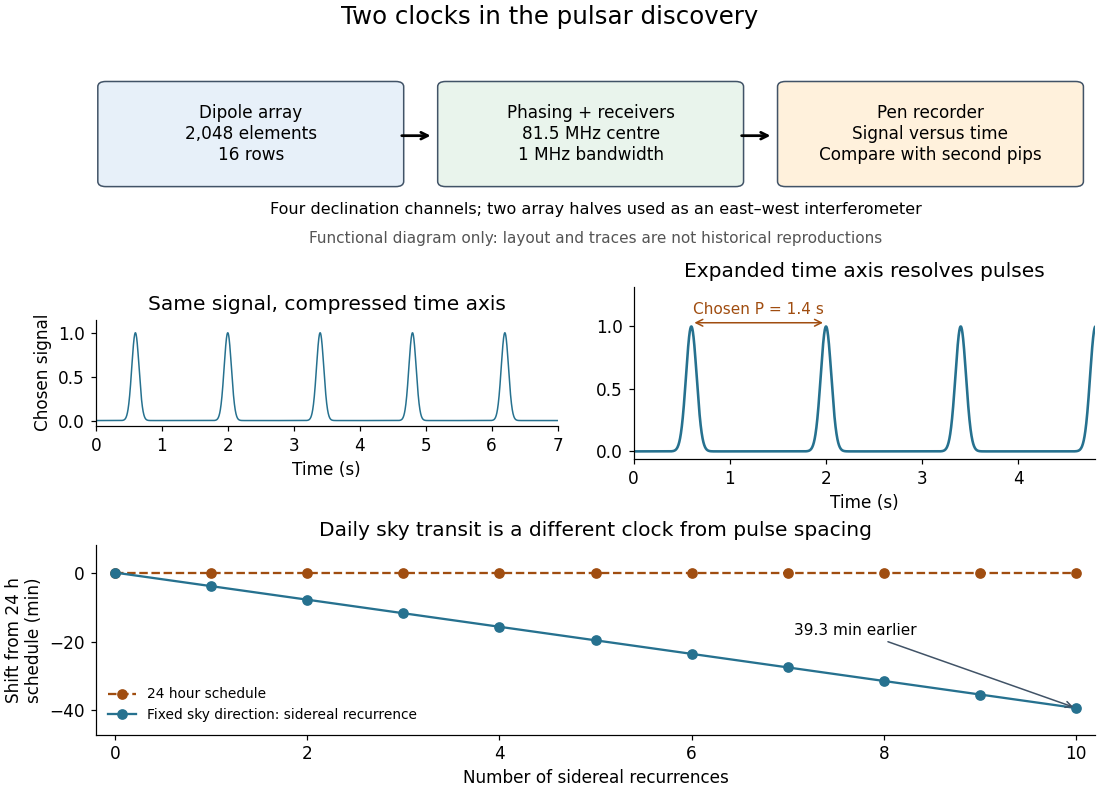

Write the Python code that produced this figure.
"""Original pulsar discovery functional/timing illustration; Python 3.14, NumPy, Matplotlib.

Run from _media: python ../pulsar-discovery-array-timing.py
Synthetic signal only; apparatus values from Hewish et al., Nature 217, 709 (1968).
"""
from pathlib import Path
import matplotlib.pyplot as plt
from matplotlib.patches import FancyBboxPatch
import numpy as np


def main():
    plt.rcParams.update({'font.size': 11, 'axes.spines.top': False, 'axes.spines.right': False})
    fig = plt.figure(figsize=(10, 7.2), facecolor='white', layout='constrained')
    gs = fig.add_gridspec(3, 2, height_ratios=[1.25, 1, 1.1])
    flow = fig.add_subplot(gs[0, :])
    flow.set(xlim=(0, 10), ylim=(0, 3.3))
    flow.axis('off')
    boxes = [(0.1, 'Dipole array\n2,048 elements\n16 rows', '#e7f0f9'),
             (3.5, 'Phasing + receivers\n81.5 MHz centre\n1 MHz bandwidth', '#e9f4ec'),
             (6.9, 'Pen recorder\nSignal versus time\nCompare with second pips', '#fff1dc')]
    for x, label, color in boxes:
        flow.add_patch(FancyBboxPatch((x, 1.1), 2.9, 1.45, boxstyle='round,pad=0.08', fc=color, ec='#415367'))
        flow.text(x + 1.45, 1.83, label, ha='center', va='center', fontsize=11)
    for x in [3.03, 6.43]:
        flow.annotate('', xy=(x + .35, 1.8), xytext=(x, 1.8), arrowprops={'arrowstyle': '->', 'lw': 1.8})
    flow.text(5, .6, 'Four declination channels; two array halves used as an east–west interferometer', ha='center', fontsize=10.5)
    flow.text(5, .16, 'Functional diagram only: layout and traces are not historical reproductions', ha='center', color='#555555', fontsize=10)
    t = np.linspace(0, 7, 5000)
    pulse = sum(np.exp(-.5 * ((t - p) / .055) ** 2) for p in np.arange(.6, 7, 1.4))
    ax = fig.add_subplot(gs[1, 0])
    # Compress the same pulse train to show why record speed matters, without simulating a specific instrument.
    ax.plot(t, pulse, color='#26718f', lw=1)
    ax.set(xlim=(0, 7), ylim=(-.06, 1.15), xlabel='Time (s)', ylabel='Chosen signal', title='Same signal, compressed time axis')
    ax.set_box_aspect(.23)
    ax = fig.add_subplot(gs[1, 1])
    ax.plot(t, pulse, color='#26718f', lw=1.7)
    ax.annotate('', xy=(2, 1.03), xytext=(.6, 1.03), arrowprops={'arrowstyle': '<->', 'color': '#a04d10'})
    ax.text(1.3, 1.1, 'Chosen P = 1.4 s', ha='center', color='#a04d10', fontsize=10)
    ax.set(xlim=(0, 4.8), ylim=(-.06, 1.32), xlabel='Time (s)', title='Expanded time axis resolves pulses')
    ax = fig.add_subplot(gs[2, :])
    days = np.arange(11)
    ax.plot(days, np.zeros_like(days), 'o--', color='#a04d10', label='24 hour schedule')
    ax.plot(days, -3.93 * days, 'o-', color='#26718f', label='Fixed sky direction: sidereal recurrence')
    ax.set(xlim=(-.2, 10.2), ylim=(-47, 8), xlabel='Number of sidereal recurrences', ylabel='Shift from 24 h\nschedule (min)', title='Daily sky transit is a different clock from pulse spacing')
    ax.legend(loc='lower left', fontsize=9, frameon=False)
    ax.annotate('39.3 min earlier', xy=(10, -39.3), xytext=(7.7, -18), arrowprops={'arrowstyle': '->', 'color': '#415367'}, ha='center', fontsize=10)
    fig.suptitle('Two clocks in the pulsar discovery', fontsize=16)
    fig.savefig(Path(__file__).stem + '.png', dpi=110, facecolor='white')
    plt.close(fig)


if __name__ == '__main__':
    main()
